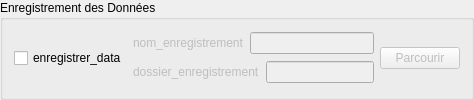
          <widget class="QGroupBox" name="groupBox_enregistrement_donnees">
           <property name="title">
            <string>Enregistrement des Données</string>
           </property>
           <layout class="QHBoxLayout" name="horizontalLayout_8">
            <item>
             <widget class="QCheckBox" name="checkBox_enregistrer_data">
              <property name="toolTip">
               <string>&lt;html&gt;&lt;head/&gt;&lt;body&gt;&lt;p&gt;Activer / Désactiver l'enregistement des données traitées en format .txt. Les données ainsi traitée pourront être lues sans avoir à effectuer le traitement une nouvelle fois.&lt;/p&gt;&lt;/body&gt;&lt;/html&gt;</string>
              </property>
              <property name="text">
               <string>enregistrer_data</string>
              </property>
             </widget>
            </item>
            <item>
             <layout class="QVBoxLayout" name="verticalLayout_4">
              <item>
               <layout class="QHBoxLayout" name="horizontalLayout_6">
                <item>
                 <widget class="QLabel" name="label_nom_enregistrement">
                  <property name="enabled">
                   <bool>false</bool>
                  </property>
                  <property name="toolTip">
                   <string>&lt;html&gt;&lt;head/&gt;&lt;body&gt;&lt;p&gt;Nom du fichier d'enregistrement.&lt;/p&gt;&lt;p&gt;Si superposer_courbes et actif, le nom des fichiers sera sous la forme nom_enregistrement_X où X est le numéro de lecture du fichier.&lt;/p&gt;&lt;p&gt;&lt;span style=&quot; font-weight:600;&quot;&gt;ATTENTION : Il faut mettre .txt à la fin du nom du fichier même si superposer_courbes est actif.&lt;/span&gt;&lt;/p&gt;&lt;/body&gt;&lt;/html&gt;</string>
                  </property>
                  <property name="text">
                   <string>nom_enregistrement</string>
                  </property>
                 </widget>
                </item>
                <item>
                 <widget class="QLineEdit" name="lineEdit_nom_enregistrement">
                  <property name="enabled">
                   <bool>false</bool>
                  </property>
                  <property name="toolTip">
                   <string>&lt;html&gt;&lt;head/&gt;&lt;body&gt;&lt;p&gt;Nom du fichier d'enregistrement.&lt;/p&gt;&lt;p&gt;Si superposer_courbes et actif, le nom des fichiers sera sous la forme nom_enregistrement_X où X est le numéro de lecture du fichier.&lt;/p&gt;&lt;p&gt;&lt;span style=&quot; font-weight:600;&quot;&gt;ATTENTION : Il faut mettre .txt à la fin du nom du fichier même si superposer_courbes est actif.&lt;/span&gt;&lt;/p&gt;&lt;/body&gt;&lt;/html&gt;</string>
                  </property>
                 </widget>
                </item>
               </layout>
              </item>
              <item>
               <layout class="QHBoxLayout" name="horizontalLayout_7">
                <item>
                 <widget class="QLabel" name="label_dossier_enregistrement">
                  <property name="enabled">
                   <bool>false</bool>
                  </property>
                  <property name="toolTip">
                   <string>&lt;html&gt;&lt;head/&gt;&lt;body&gt;&lt;p&gt;Chemin vers le dossier d'enregistrement.&lt;/p&gt;&lt;/body&gt;&lt;/html&gt;</string>
                  </property>
                  <property name="text">
                   <string>dossier_enregistrement</string>
                  </property>
                 </widget>
                </item>
                <item>
                 <widget class="QLineEdit" name="lineEdit_dossier_enregistrement">
                  <property name="enabled">
                   <bool>false</bool>
                  </property>
                  <property name="toolTip">
                   <string>&lt;html&gt;&lt;head/&gt;&lt;body&gt;&lt;p&gt;Chemin vers le dossier d'enregistrement.&lt;/p&gt;&lt;/body&gt;&lt;/html&gt;</string>
                  </property>
                 </widget>
                </item>
               </layout>
              </item>
             </layout>
            </item>
            <item>
             <widget class="QPushButton" name="pushButton_parcourir_enregistrement">
              <property name="enabled">
               <bool>false</bool>
              </property>
              <property name="toolTip">
               <string>&lt;html&gt;&lt;head/&gt;&lt;body&gt;&lt;p&gt;Parcourrir le chemin et le nom du fichier d'enregistrement.&lt;/p&gt;&lt;/body&gt;&lt;/html&gt;</string>
              </property>
              <property name="text">
               <string>Parcourir</string>
              </property>
             </widget>
            </item>
           </layout>
          </widget>
